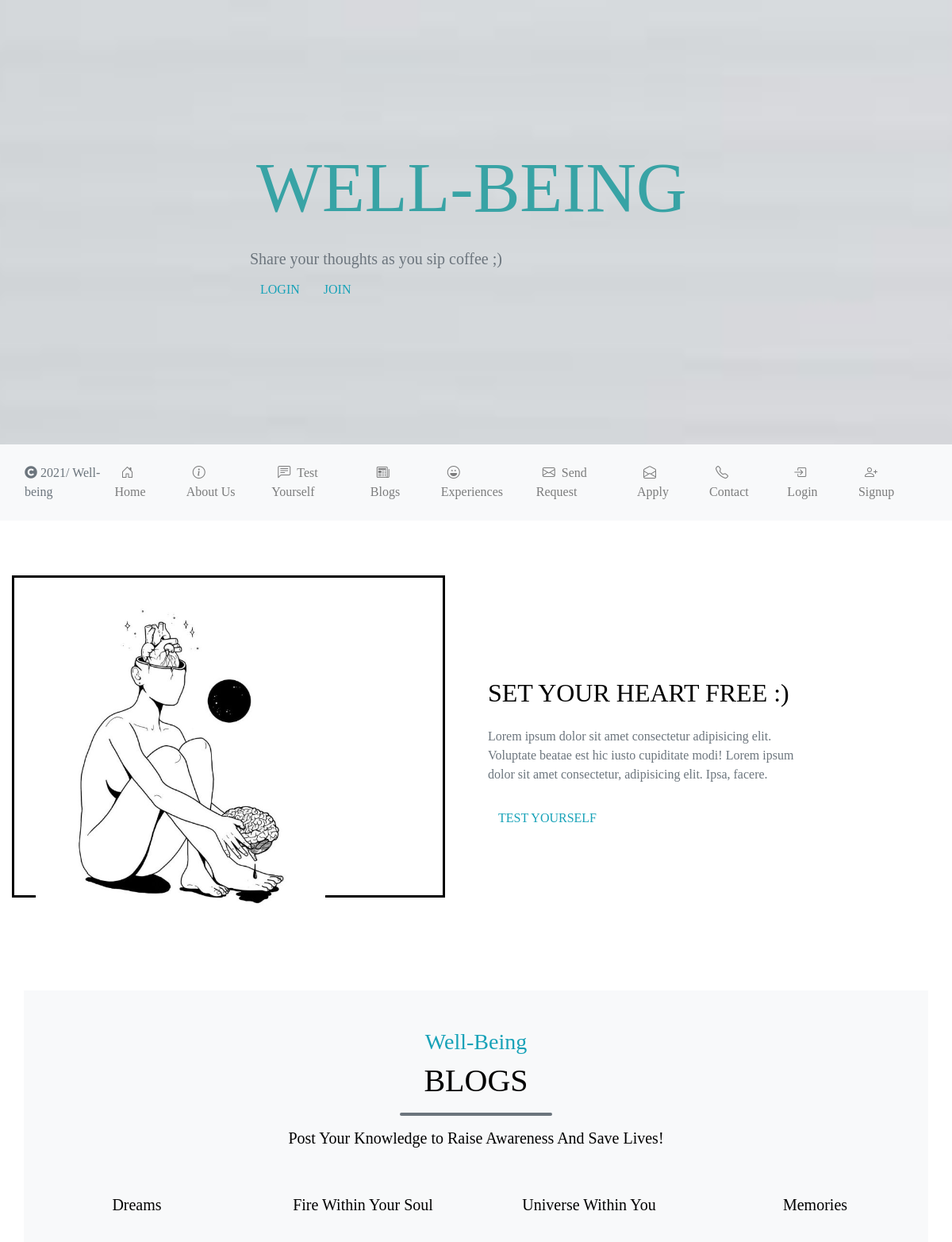
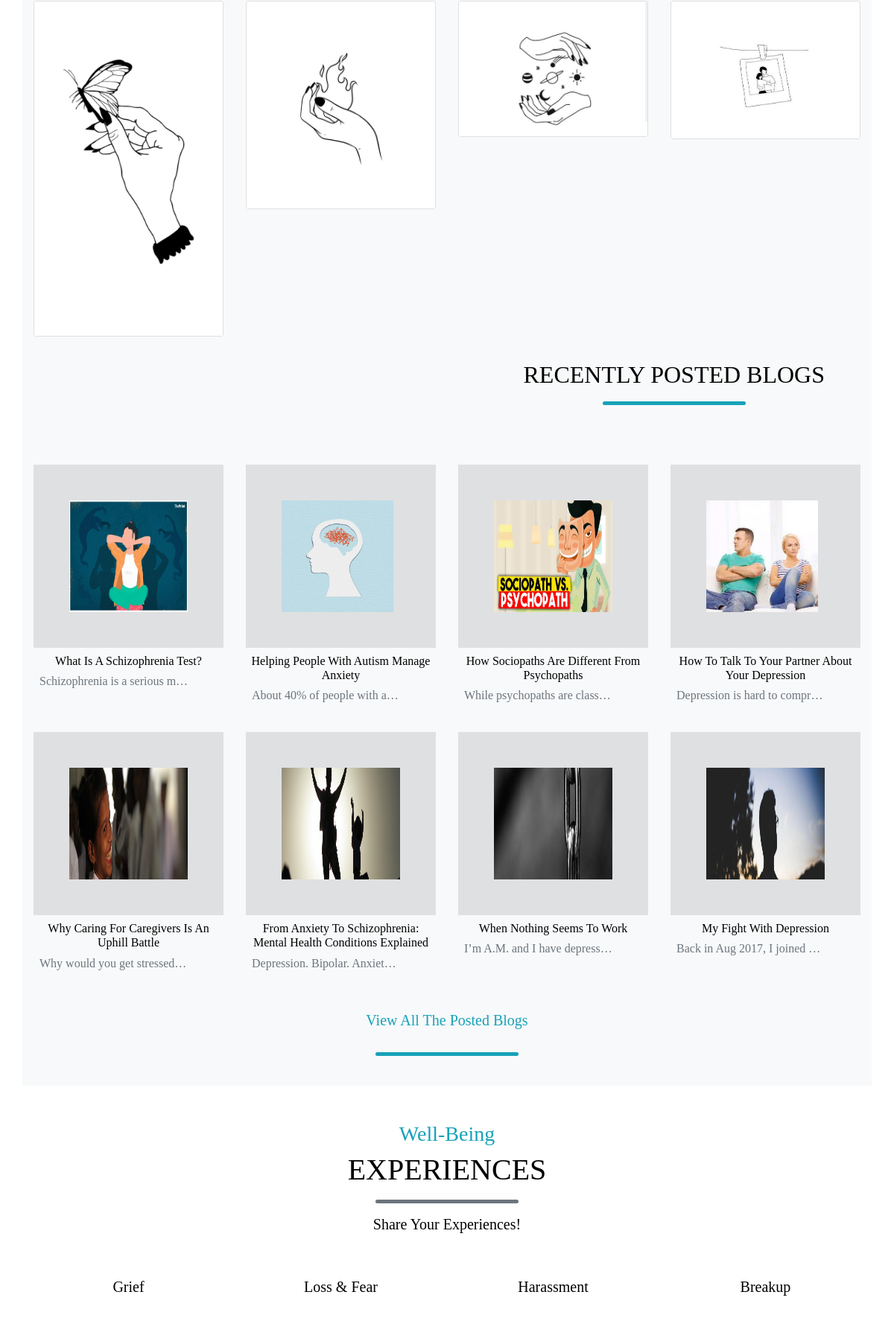
The app's page /MentalHealth/index.php (upper part) with its own data (2 pictures, top to bottom).
### tables this page shows
CREATE TABLE `blogs` (
  `bid` int(12) NOT NULL,
  `cid` int(12) NOT NULL,
  `sid` int(12) NOT NULL,
  `btitle` varchar(255) NOT NULL,
  `bcontent` mediumtext NOT NULL,
  `bimage` text NOT NULL,
  `bstatus` tinyint(1) NOT NULL,
  `created_at` timestamp NOT NULL DEFAULT current_timestamp() ON UPDATE current_timestamp()
);

### MentalHealth/application/controllers/Wellbeing.php (called while the page is built, shortened)
<?php
class Wellbeing extends CI_Controller {
     public function __construct()
    {
        $this->load->model('Category');
        $this->load->model('Experience');
        $this->load->model('Blog');
    }
	public function index()
	{
		$data = [
            'page_title' => 'Wellbeing - Home Page',
            'blogs' => $this->Blog->selectAllUAEight(),
            'experiences' => $this->Experience->selectAllUAFour()
        ];
		$this->load->view('wellbeing', $data);
	}
}

### MentalHealth/index.php (called while the page is built, shortened)
<?php
require_once BASEPATH.'core/CodeIgniter.php';

### MentalHealth/application/models/Blog.php (called while the page is built, shortened)
<?php
class Blog extends CI_model{
    public function selectAllUAEight() {
        $this->db->select ( '*' );
        $this->db->from ( 'blogs' );
        $this->db->join ( 'categories', 'categories.cid = blogs.cid' , 'left' );
        $this->db->join ( 'staff', 'staff.sid = blogs.sid' , 'left' );
        $this->db->order_by ('blogs.bid', 'DESC');
        $this->db->limit(8);
        $this->db->where ('blogs.bstatus', '2');
        $experiences = $this->db->get();
        return $experiences->result_array();
    }
}

### MentalHealth/application/views/wellbeing.php (the view, shortened to what this page needs)
<section class="about py-5" id="about">
      <div class="container">
         <div class="row">
                          <div class="col-10 mx-auto col-md-6 my-5 align-self-center">
            <div class="about-img__container">
              <img
                src="<?= base_url() ?>/assets/images/heart-free.jpg"
                class="img-fluid"
                alt="set-your-heart-free"
                style="height: 50vh"
              />
            </div>
          </div>
          <div class="col-10 mx-auto col-md-6 my-5 align-self-center">
            <h2 class="text-uppercase"">set your heart free :) </h2>
            <p class="my-4 text-muted w-75">
              Lorem ipsum dolor sit amet consectetur adipisicing elit.
              Voluptate beatae est hic iusto cupiditate modi! Lorem ipsum
              dolor sit amet consectetur, adipisicing elit. Ipsa, facere.
            </p>
            <a href="<?= base_url() ?>testyourself" class="btn btn-black text-uppercase text-info">TEST YOURSELF</a>
          </div>
        </div>
          </div>
    </section>
    <section id="featured" class="featured">
      <div class="container bg-light">
        <div class="row">
          <div class="col text-center section-title mb-3  mt-5">
            <h3 class="text-info text-slant text-capitalize">well-being</h3>
            <h1 class="text-uppercase">blogs</h1>
            <div class="title-underline my-3 bg-secondary">
              <div class="title-underline__center"></div>
            </div>
            <h5 class="w-75 mx-auto">Post Your Knowledge to Raise Awareness And Save Lives!</h5>
          </div>
        </div>
        <div class="row">
          <div class="col-10 col-md-6 col-lg-3 mx-auto my-3">
            <div class="card-body">
              <div class="card-title text-capitalize text-center">
                <h5 class="mb-3">Dreams</h5>
              </div>
            </div>
            <div class="card">
              <div class="img-container">
                <img
                  src="<?= base_url() ?>/assets/Images\Dreams\dream.png"
                  alt="property image"
                  class="card-img-top project-image"
                />
              </div>
            </div>
          </div>
          <div class="col-10 col-md-6 col-lg-3 mx-auto my-3">
            <div class="card-body">
              <div class="card-title text-capitalize text-center">
                <h5 class="mb-3">fire within your soul</h5>
              </div>
            </div>
            <div class="card">
              <div class="img-container">
                <img
                  src="<?= base_url() ?>/assets/Images\Dreams\fire.jpg"
                  alt="property image"
                  class="card-img-top project-image"
                />
              </div>
            </div>
          </div>
          <div class="col-10 col-md-6 col-lg-3 mx-auto my-3">
            <div class="card-body">
              <div class="card-title text-capitalize text-center">
                <h5 class="mb-3">universe within you</h5>
              </div>
            </div>
            <div class="card">
              <div class="img-container">
                <img
                  src="<?= base_url() ?>/assets/Images\Dreams\universe.png"
                  alt="property image"
                  class="card-img-top project-image"
                />
              </div>
            </div>
          </div>
          <div class="col-10 col-md-6 col-lg-3 mx-auto my-3">
            <div class="card-body">
              <div class="card-title text-capitalize text-center">
                <h5 class="mb-3">memories</h5>
              </div>
            </div>
            <div class="card">
              <div class="img-container">
                <img
                  src="<?= base_url() ?>/assets/Images\Dreams\memory.jpg"
                  alt="property image"
                  class="card-img-top project-image"
                />
              </div>
            </div>
          </div>
        </div>
      <div class="row">
        <div class="col d-flex title mb-5">
          <div class="title-text mt-3 mr-5">
            <h2 class="text-uppercase">Recently Posted Blogs</h2>
              <div class="title-underline my-3 bg-info">
                <div class="title-underline__center"></div>
              </div>
          </div>
        </div>
      </div>
        <div class="row">
        <?php foreach ($blogs as $blog) { ?>
        <div class="col-10 col-md-6 col-lg-3 mx-auto my-3 detailBlog">
          <div class="blogs-container p-5">
            <img src="<?= base_url() ?>/assets/blogs/<?=$blog['bimage']?>" class="img-fluid" style="height: 150px;" alt="blog" />
          </div>
          <h6 class="text-capitalize text-center my-2 detailBlog"><?= $blog['btitle'] ?></h6>
          <h6 class="text-center">
                <span class="text-muted mx-2 detailBlog" style="display:block;text-overflow: ellipsis;width: 200px;  overflow: hidden; white-space: nowrap;">
                <?= $blog['bcontent'] ?>
              </span>
          </h6>
        	</div>
           <?php } ?>
    		</div>
        <div class="row">
          <div class="col text-center section-title my-4">
            <a href="<?= base_url() ?>blogs" class="btn btn-black text-info"><h5 class="w-100 mx-auto">View All The Posted Blogs</h5></a>
            <div class="title-underline my-3 bg-info">
              <div class="title-underline__center"></div>
            </div>
          </div>
        </div>
      </div>
    </section>
    <section id="featured" class="featured pb-5">
      <div class="container">
        <div class="row">
          <div class="col text-center section-title mb-3 mt-5">
            <h3 class="text-slant text-capitalize text-info">well-being</h3>
            <h1 class="text-uppercase">Experiences</h1>
            <div class="title-underline my-3 bg-secondary">
              <div class="title-underline__center"></div>
            </div>
            <h5 class="w-75 mx-auto">Share Your Experiences!</h5>
          </div>
        </div>
        <div class="row">
          <div class="col-10 col-md-6 col-lg-3 mx-auto my-3">
            <div class="card-body">
              <div class="card-title text-capitalize text-center">
                <h5 class="mb-3">grief</h5>
              </div>
            </div>
          </div>
          <div class="col-10 col-md-6 col-lg-3 mx-auto my-3">
            <div class="card-body">
              <div class="card-title text-capitalize text-center">
                <h5 class="mb-3">loss & fear</h5>
              </div>
            </div>
          </div>
          <div class="col-10 col-md-6 col-lg-3 mx-auto my-3">
            <div class="card-body">
              <div class="card-title text-capitalize text-center">
                <h5 class="mb-3">harassment</h5>
              </div>
            </div>
          </div>
          <div class="col-10 col-md-6 col-lg-3 mx-auto my-3">
            <div class="card-body">
              <div class="card-title text-capitalize text-center">
                <h5 class="mb-3">breakup</h5>
              </div>
            </div>
          </div>
        </div>
      </div>
    </section>

### MentalHealth/assets/css/style.css (style rules this page uses)
:root { --colourBlue: #38a3a5; --colourBlack: #252627; --colourWhite: #ffffff; --colourGrey: #f8f9fa; --colourLightPink: #FFE6EE; }
body { color: #000; font-family: "Kaushan Script", cursive; background: var(--colourWhite); min-height: 100vh; }
.about-img__container { position: relative; }
.about-img__container::before { content: ""; position: absolute; top: -24px; top: -1.5rem; left: -27.2px; left: -1.7rem; width: 100%; height: 100%; outline: 3px solid; z-index: -1; -webkit-transition: all 1s linear; transition: all 1s linear; }
.title-underline { width: 12rem; height: 0.3rem; margin: 0 auto; position: relative; border-radius: 2rem; }
.title-underline__center { position: absolute; height: 0.6rem; background: var(--colourPink); width: 50%; left: 50%; top: 50%; transform: translate(-50%, -50%); border-radius: 1rem; }
.featured { background: var(--colourWhite); }
.img-container { position: relative; overflow: hidden; background: var(--colourPink); opacity: 1; }
.img-container img { transition: all 1.5s ease-in-out; }
:root { --mainYellow: #fdbe02; --mainWhite: #fff; --mainBlack: #071013; --mainGrey: #9b9999; --TransGrey: rgba(0, 0, 0, 0.1); }
.blogs-container { background: var(--TransGrey); position: relative; overflow: hidden; }

### MentalHealth/assets/css/table.css (style rules this page uses)
.d-flex { display: flex; align-items: center; justify-content: space-between; }

### records on screen
blogs: bimage (picture), btitle "What Is A Schizophrenia Test?", bcontent "Schizophrenia is a serious m…"
blogs: bimage (picture), btitle "Helping People With Autism Manage Anxiety", bcontent "About 40% of people with a…"
blogs: bimage (picture), btitle "How Sociopaths Are Different From Psychopaths", bcontent "While psychopaths are class…"
blogs: bimage (picture), btitle "How To Talk To Your Partner About Your Depression", bcontent "Depression is hard to compr…"
blogs: bimage (picture), btitle "Why Caring For Caregivers Is An Uphill Battle", bcontent "Why would you get stressed…"
blogs: bimage (picture), btitle "From Anxiety To Schizophrenia: Mental Health Conditions Explained", bcontent "Depression. Bipolar. Anxiet…"
blogs: bimage (picture), btitle "When Nothing Seems To Work", bcontent "I’m A.M. and I have depress…"
blogs: bimage (picture), btitle "My Fight With Depression", bcontent "Back in Aug 2017, I joined…"
